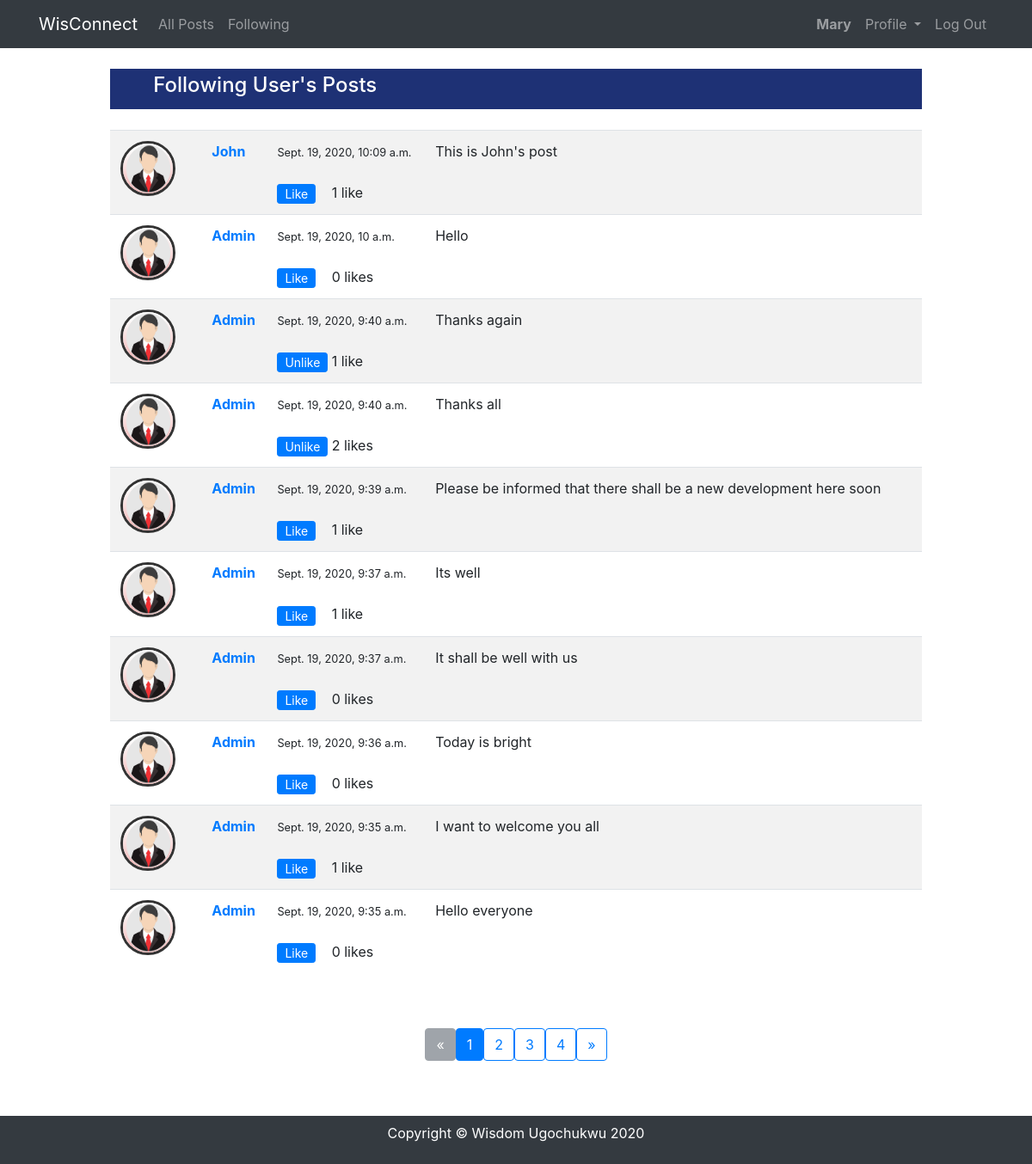
The app's page /users/following/ (signed in) with its own data.
### network/models.py (models this page shows, shortened)
class Post(models.Model):
   poster = models.ForeignKey(User, on_delete=models.CASCADE)
   body = models.TextField(blank=True, null=True)
   post_date = models.DateTimeField(auto_now_add=True)
   liked = models.ManyToManyField(User, related_name='like_post', blank = True)
   class Meta:
      ordering = ['-post_date']
   def num_likes(self):
      return self.liked.all().count()

### network/views.py (the view)
# urls.py: path("users/following/", views.users_following, name="users-following"),
def users_following(request):
   current_user = request.user
   users_followed = UserProfile.objects.filter(following=current_user.id)
   n_users_followed = users_followed.count()
   followed_users = users_followed.values_list('user_id', flat=True).order_by('id')
   posts = Post.objects.filter(poster__in=followed_users)
   page = request.GET.get('page', 1)
   paginator = Paginator(posts, 10)
   try:
      posts = paginator.page(page)
   except PageNotAnInteger:
      posts = paginator.page(1)
   except EmptyPage:
      posts = paginator.page(paginator.num_pages)
   context = {"posts":posts}
   return render(request, "network/following.html", context)

### network/templates/network/following.html (shortened to what this page needs)
{% extends "network/layout.html" %}
{% load static %}
{% block body %}
<div style="width: 85%; margin: auto;">
   <div class="main_title">
      <h4>Following User's Posts</h4>
   </div>
   <br>
   <table id="postTable" class="table table-striped">
      {% if posts %}
      {% for post in posts %}
      <tr id="post-{{post.id}}">
         <td>
            {% if post.poster.userprofile.profile_pic %}
            <img src="{{ post.poster.userprofile.profile_pic.url }}" class="rounded-circle align-self-start mr-3 b-1"
               alt="" width="64" height="64" style="border:3px solid #333;"><br>
            {% else %}
            {% if post.poster.userprofile.gender == 'Female' %}
            <img src="{% static 'network/profile/female.png' %}" class="rounded-circle align-self-start mr-3 b-1"
               alt="Pic" width="64" height="64" style="border:3px solid #333;"><br>
            {% else %}
            <img src="{% static 'network/profile/male.png' %}" class="rounded-circle align-self-start mr-3 b-1"
               alt="Pic" width="64" height="64" style="border:3px solid #333;"><br>
            {% endif %}
            {% endif %}
         </td>
         <td class="userName " name="poster">
            <strong><a href="{% url 'show_profile' post.poster.id %}" class="m-0">{{post.poster.username}}</a> </strong>
            <br>
         </td>
         <td>
            <small> {{ post.post_date }} </small><br><br>
            <div class="row">
               {% if user.is_authenticated %}
               <div class="col-4">
                  <form action="{% url 'like-post-view' %}" method="POST" class='like-form' id='{{post.id}}'>
                     <button type="submit" class="ui btn btn-primary btn-sm pt-0 pb-0 like-btn{{post.id}}">
                        {% if user not in post.liked.all %}
                        Like
                        {% else %}
                        Unlike
                        {% endif %}
                     </button>
                  </form>
               </div>
               {% endif %}
               <div class="col-8">
                  <div class="row">
                     <div class="col">
                        <span class="like-count{{post.id}}"> {{post.num_likes}} </span>
                        like{{post.num_likes|pluralize}}
                     </div>
                  </div>
               </div>
            </div>
         </td>
         <td class="userBody userData" name="body" colspan="3">
            {{ post.body }}
         </td>
         <td>
         </td>
      </tr>
      {% endfor %}
      {% else %}
      No Posts Yet
      {% endif %}
   </table>
   <br><br>
   <div style="display: flex; justify-content: center;" >
      {% if posts.has_other_pages %}
      <ul class="pagination">
      {% if posts.has_previous %}
         <li><a class="btn btn-outline-primary" href="?page={{ users.previous_page_number }}">&laquo;</a></li>
      {% else %}
         <li class="disabled"><span class="btn btn-secondary disabled">&laquo;</span></li>
      {% endif %}
      {% for i in posts.paginator.page_range %}
         {% if posts.number == i %}
            <li class="active"><span class="btn btn-primary">{{ i }} <span class="sr-only">(current)</span></span></li>
         {% else %}
            <li><a class="btn btn-outline-primary" href="?page={{ i }}">{{ i }}</a></li>
         {% endif %}
      {% endfor %}
      {% if posts.has_next %}
         <li><a class="btn btn-outline-primary" href="?page={{ users.next_page_number }}">&raquo;</a></li>
      {% else %}
         <li class="disabled"><span class="btn btn-secondary disabled">&raquo;</span></li>
      {% endif %}
      </ul>
   {% endif %}
</div>
<br><br>
</div>
{% endblock %}

### network/templates/network/layout.html (shortened to what this page needs)
{% load static %}
<!DOCTYPE html>
<html lang="en">
    <head>
        <link rel="stylesheet" href="https://stackpath.bootstrapcdn.com/bootstrap/4.4.1/css/bootstrap.min.css">
        <link href="{% static 'network/styles.css' %}" rel="stylesheet">
      </head>
    <body>
        <nav class="navbar navbar-expand-lg navbar-dark bg-dark">
          <div class="container">
            <a class="navbar-brand" href="{% url 'index' %}">WisConnect</a>
            <div class="collapse navbar-collapse" id="navbarSupportedContent">
              <ul class="navbar-nav mr-auto">
                  <li class="nav-item">
                    <a class="nav-link" href="{% url 'index' %}">All Posts</a>
                  </li>
                {% if user.is_authenticated %}
                    <li class="nav-item border_line">
                      <a class="nav-link" href="{% url 'users-following' %}">Following</a>
                    </li>
                {% endif %}
              </ul>
              <ul class="navbar-nav">
                {% if user.is_authenticated %}
                  <li class="nav-item border_line">
                   <a class="nav-link" href="#"><strong>{{ user.username }}</strong></a>
                  </li>
                  {% if user.userprofile %}
                  <li class="nav-item dropdown">
                     <a class="nav-link dropdown-toggle" href="#" id="navbarDropdown" role="button" data-toggle="dropdown" aria-haspopup="true" aria-expanded="false">
                        Profile
                     </a>
                  </li>
                  {% endif %}
                  <li class="nav-item">
                      <a class="nav-link" href="{% url 'logout' %}">Log Out</a>
                  </li>
               {% endif %}
              </ul>
            </div>
          </div>
        </nav>
        <br>
        <div class="container">
            {% block body %}
            {% endblock %}
        </div>
        <footer class="navbar bg-dark" style="color: #fff; display: flex; justify-content: center;">
            <p>Copyright &copy; Wisdom Ugochukwu 2020</p>
        </footer>
    </body>
</html>

### network/static/network/styles.css (style rules this page uses)
.main_title { background-color: #1e3175; color: #fff; padding: 5px 50px; }

### records on screen
Post: poster.username "John", post_date "Sept. 19, 2020, 10:09 a.m.", shows "Like", num_likes "1", body "This is John's post"
Post: poster.username "Admin", post_date "Sept. 19, 2020, 10 a.m.", shows "Like", num_likes "0", body "Hello"
Post: poster.username "Admin", post_date "Sept. 19, 2020, 9:40 a.m.", shows "Unlike", num_likes "1", body "Thanks again"
Post: poster.username "Admin", post_date "Sept. 19, 2020, 9:40 a.m.", shows "Unlike", num_likes "2", body "Thanks all"
Post: poster.username "Admin", post_date "Sept. 19, 2020, 9:39 a.m.", shows "Like", num_likes "1", body "Please be informed that there shall be a new development here soon"
Post: poster.username "Admin", post_date "Sept. 19, 2020, 9:37 a.m.", shows "Like", num_likes "1", body "Its well"
Post: poster.username "Admin", post_date "Sept. 19, 2020, 9:37 a.m.", shows "Like", num_likes "0", body "It shall be well with us"
Post: poster.username "Admin", post_date "Sept. 19, 2020, 9:36 a.m.", shows "Like", num_likes "0", body "Today is bright"
Post: poster.username "Admin", post_date "Sept. 19, 2020, 9:35 a.m.", shows "Like", num_likes "1", body "I want to welcome you all"
Post: poster.username "Admin", post_date "Sept. 19, 2020, 9:35 a.m.", shows "Like", num_likes "0", body "Hello everyone"

### other values on screen
{{ user.username }} "Mary"
{{ i }} "1"
{{ i }} "2" "3" "4"
